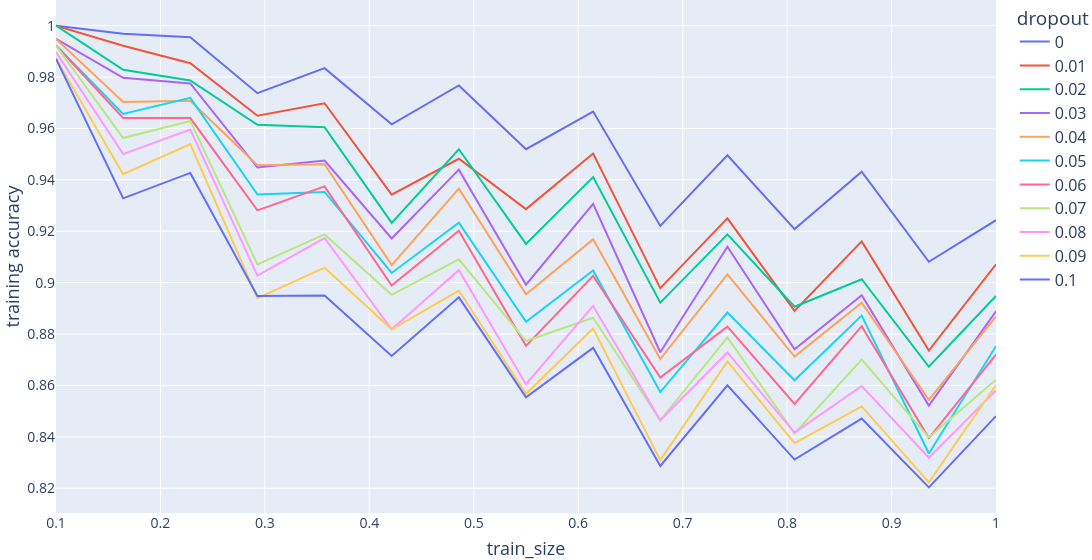
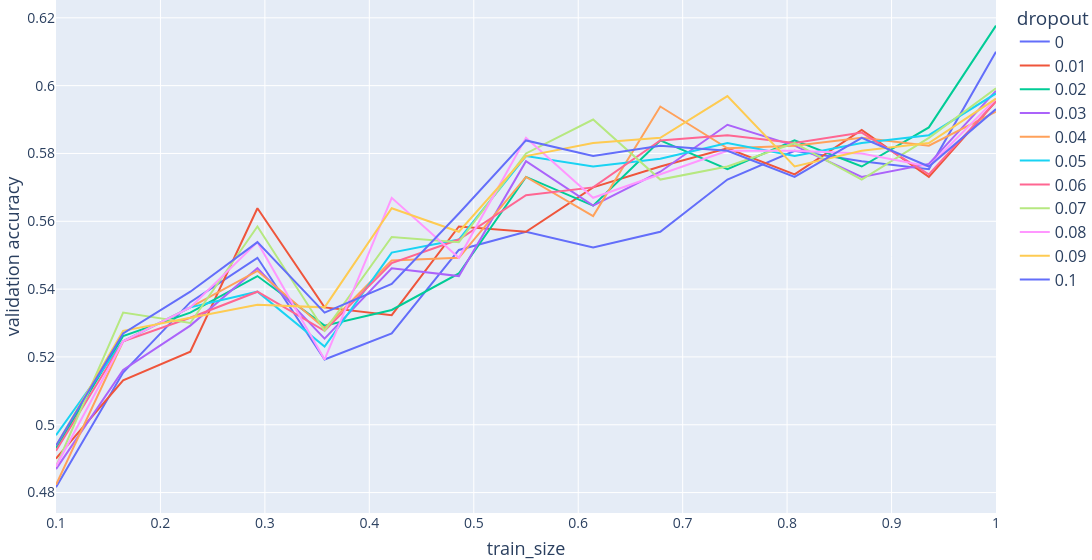

Write notebook code for charts like these, in order.
### Code cell
train_and_plot_learning_curves(
    [
        NN(hidden_layer_sizes=(128, 128), lr=0.0005, weight_decay=0.00001, dropout=0),
        NN(hidden_layer_sizes=(128, 128), lr=0.0005, weight_decay=0.00001, dropout=0.01),
        NN(hidden_layer_sizes=(128, 128), lr=0.0005, weight_decay=0.00001, dropout=0.02),
        NN(hidden_layer_sizes=(128, 128), lr=0.0005, weight_decay=0.00001, dropout=0.03),
        NN(hidden_layer_sizes=(128, 128), lr=0.0005, weight_decay=0.00001, dropout=0.04),
        NN(hidden_layer_sizes=(128, 128), lr=0.0005, weight_decay=0.00001, dropout=0.05),
        NN(hidden_layer_sizes=(128, 128), lr=0.0005, weight_decay=0.00001, dropout=0.06),
        NN(hidden_layer_sizes=(128, 128), lr=0.0005, weight_decay=0.00001, dropout=0.07),
        NN(hidden_layer_sizes=(128, 128), lr=0.0005, weight_decay=0.00001, dropout=0.08),
        NN(hidden_layer_sizes=(128, 128), lr=0.0005, weight_decay=0.00001, dropout=0.09),
        NN(hidden_layer_sizes=(128, 128), lr=0.0005, weight_decay=0.00001, dropout=0.1),
    ],
    wine_X_tr,
    wine_y_tr,
    wine_X_val,
    wine_y_val,
    seed,
    "dropout"
)

### Figure 1 — Plotly figure (JSON) as saved in the notebook; plotly's stock layout.template omitted (floating-point values rounded to 4 significant figures)
{"data": [{"hovertemplate": "dropout=0<br>train_size=%{x}<br>training accuracy=%{y}<extra></extra>", "legendgroup": "0", "line": {"color": "#636efa", "dash": "solid"}, "marker": {"symbol": "circle"}, "mode": "lines", "name": "0", "orientation": "v", "showlegend": true, "type": "scatter", "x": [0.1, 0.1643, 0.2286, 0.2929, 0.3571, 0.4214, 0.4857, 0.55, 0.6143, 0.6786, 0.7429, 0.8071, 0.8714, 0.9357, 1.0], "xaxis": "x", "y": [1.0, 0.9969, 0.9955, 0.9737, 0.9835, 0.9616, 0.9767, 0.9519, 0.9666, 0.9221, 0.9496, 0.9208, 0.9432, 0.9081, 0.9243], "yaxis": "y"}, {"hovertemplate": "dropout=0.01<br>train_size=%{x}<br>training accuracy=%{y}<extra></extra>", "legendgroup": "0.01", "line": {"color": "#EF553B", "dash": "solid"}, "marker": {"symbol": "circle"}, "mode": "lines", "name": "0.01", "orientation": "v", "showlegend": true, "type": "scatter", "x": [0.1, 0.1643, 0.2286, 0.2929, 0.3571, 0.4214, 0.4857, 0.55, 0.6143, 0.6786, 0.7429, 0.8071, 0.8714, 0.9357, 1.0], "xaxis": "x", "y": [1.0, 0.9922, 0.9854, 0.9649, 0.9698, 0.9342, 0.9482, 0.9286, 0.9503, 0.8979, 0.925, 0.889, 0.9161, 0.8736, 0.9071], "yaxis": "y"}, {"hovertemplate": "dropout=0.02<br>train_size=%{x}<br>training accuracy=%{y}<extra></extra>", "legendgroup": "0.02", "line": {"color": "#00cc96", "dash": "solid"}, "marker": {"symbol": "circle"}, "mode": "lines", "name": "0.02", "orientation": "v", "showlegend": true, "type": "scatter", "x": [0.1, 0.1643, 0.2286, 0.2929, 0.3571, 0.4214, 0.4857, 0.55, 0.6143, 0.6786, 0.7429, 0.8071, 0.8714, 0.9357, 1.0], "xaxis": "x", "y": [1.0, 0.9828, 0.9787, 0.9614, 0.9605, 0.9233, 0.9519, 0.9151, 0.9411, 0.8922, 0.9188, 0.8906, 0.9013, 0.8673, 0.8948], "yaxis": "y"}, {"hovertemplate": "dropout=0.03<br>train_size=%{x}<br>training accuracy=%{y}<extra></extra>", "legendgroup": "0.03", "line": {"color": "#ab63fa", "dash": "solid"}, "marker": {"symbol": "circle"}, "mode": "lines", "name": "0.03", "orientation": "v", "showlegend": true, "type": "scatter", "x": [0.1, 0.1643, 0.2286, 0.2929, 0.3571, 0.4214, 0.4857, 0.55, 0.6143, 0.6786, 0.7429, 0.8071, 0.8714, 0.9357, 1.0], "xaxis": "x", "y": [0.9949, 0.9797, 0.9775, 0.9448, 0.9475, 0.9172, 0.944, 0.8992, 0.9306, 0.8729, 0.914, 0.8741, 0.8951, 0.8522, 0.8889], "yaxis": "y"}, {"hovertemplate": "dropout=0.04<br>train_size=%{x}<br>training accuracy=%{y}<extra></extra>", "legendgroup": "0.04", "line": {"color": "#FFA15A", "dash": "solid"}, "marker": {"symbol": "circle"}, "mode": "lines", "name": "0.04", "orientation": "v", "showlegend": true, "type": "scatter", "x": [0.1, 0.1643, 0.2286, 0.2929, 0.3571, 0.4214, 0.4857, 0.55, 0.6143, 0.6786, 0.7429, 0.8071, 0.8714, 0.9357, 1.0], "xaxis": "x", "y": [0.9949, 0.9703, 0.9708, 0.9457, 0.9461, 0.9068, 0.9366, 0.8955, 0.9168, 0.8703, 0.9032, 0.8712, 0.8922, 0.8544, 0.8868], "yaxis": "y"}, {"hovertemplate": "dropout=0.05<br>train_size=%{x}<br>training accuracy=%{y}<extra></extra>", "legendgroup": "0.05", "line": {"color": "#19d3f3", "dash": "solid"}, "marker": {"symbol": "circle"}, "mode": "lines", "name": "0.05", "orientation": "v", "showlegend": true, "type": "scatter", "x": [0.1, 0.1643, 0.2286, 0.2929, 0.3571, 0.4214, 0.4857, 0.55, 0.6143, 0.6786, 0.7429, 0.8071, 0.8714, 0.9357, 1.0], "xaxis": "x", "y": [0.9923, 0.9656, 0.9719, 0.9343, 0.9353, 0.9038, 0.9234, 0.8847, 0.9047, 0.8574, 0.8884, 0.862, 0.8872, 0.8335, 0.8753], "yaxis": "y"}, {"hovertemplate": "dropout=0.06<br>train_size=%{x}<br>training accuracy=%{y}<extra></extra>", "legendgroup": "0.06", "line": {"color": "#FF6692", "dash": "solid"}, "marker": {"symbol": "circle"}, "mode": "lines", "name": "0.06", "orientation": "v", "showlegend": true, "type": "scatter", "x": [0.1, 0.1643, 0.2286, 0.2929, 0.3571, 0.4214, 0.4857, 0.55, 0.6143, 0.6786, 0.7429, 0.8071, 0.8714, 0.9357, 1.0], "xaxis": "x", "y": [0.9923, 0.9641, 0.964, 0.9281, 0.9375, 0.8989, 0.9202, 0.8754, 0.9026, 0.8631, 0.8829, 0.8528, 0.8831, 0.8396, 0.872], "yaxis": "y"}, {"hovertemplate": "dropout=0.07<br>train_size=%{x}<br>training accuracy=%{y}<extra></extra>", "legendgroup": "0.07", "line": {"color": "#B6E880", "dash": "solid"}, "marker": {"symbol": "circle"}, "mode": "lines", "name": "0.07", "orientation": "v", "showlegend": true, "type": "scatter", "x": [0.1, 0.1643, 0.2286, 0.2929, 0.3571, 0.4214, 0.4857, 0.55, 0.6143, 0.6786, 0.7429, 0.8071, 0.8714, 0.9357, 1.0], "xaxis": "x", "y": [0.9923, 0.9563, 0.9629, 0.9071, 0.9188, 0.8952, 0.9091, 0.8773, 0.8863, 0.8464, 0.8787, 0.8413, 0.8701, 0.8398, 0.8622], "yaxis": "y"}, {"hovertemplate": "dropout=0.08<br>train_size=%{x}<br>training accuracy=%{y}<extra></extra>", "legendgroup": "0.08", "line": {"color": "#FF97FF", "dash": "solid"}, "marker": {"symbol": "circle"}, "mode": "lines", "name": "0.08", "orientation": "v", "showlegend": true, "type": "scatter", "x": [0.1, 0.1643, 0.2286, 0.2929, 0.3571, 0.4214, 0.4857, 0.55, 0.6143, 0.6786, 0.7429, 0.8071, 0.8714, 0.9357, 1.0], "xaxis": "x", "y": [0.9897, 0.95, 0.9596, 0.9027, 0.9173, 0.8819, 0.9049, 0.8605, 0.8909, 0.8464, 0.8728, 0.8417, 0.8598, 0.8319, 0.8581], "yaxis": "y"}, {"hovertemplate": "dropout=0.09<br>train_size=%{x}<br>training accuracy=%{y}<extra></extra>", "legendgroup": "0.09", "line": {"color": "#FECB52", "dash": "solid"}, "marker": {"symbol": "circle"}, "mode": "lines", "name": "0.09", "orientation": "v", "showlegend": true, "type": "scatter", "x": [0.1, 0.1643, 0.2286, 0.2929, 0.3571, 0.4214, 0.4857, 0.55, 0.6143, 0.6786, 0.7429, 0.8071, 0.8714, 0.9357, 1.0], "xaxis": "x", "y": [0.9871, 0.9422, 0.9539, 0.894, 0.9058, 0.8819, 0.8969, 0.8567, 0.8822, 0.8309, 0.8694, 0.8375, 0.8518, 0.8223, 0.8601], "yaxis": "y"}, {"hovertemplate": "dropout=0.1<br>train_size=%{x}<br>training accuracy=%{y}<extra></extra>", "legendgroup": "0.1", "line": {"color": "#636efa", "dash": "solid"}, "marker": {"symbol": "circle"}, "mode": "lines", "name": "0.1", "orientation": "v", "showlegend": true, "type": "scatter", "x": [0.1, 0.1643, 0.2286, 0.2929, 0.3571, 0.4214, 0.4857, 0.55, 0.6143, 0.6786, 0.7429, 0.8071, 0.8714, 0.9357, 1.0], "xaxis": "x", "y": [0.9871, 0.9328, 0.9427, 0.8948, 0.895, 0.8715, 0.8943, 0.8553, 0.8746, 0.8287, 0.8601, 0.8312, 0.8471, 0.8204, 0.8481], "yaxis": "y"}], "layout": {"font": {"size": 18}, "legend": {"font": {"size": 16}, "title": {"text": "dropout"}, "tracegroupgap": 0}, "margin": {"b": 0, "l": 0, "r": 0, "t": 0}, "width": 1200, "xaxis": {"anchor": "y", "domain": [0, 1], "tickfont": {"size": 14}, "title": {"font": {"size": 18}, "text": "train_size"}}, "yaxis": {"anchor": "x", "domain": [0, 1], "tickfont": {"size": 14}, "title": {"font": {"size": 18}, "text": "training accuracy"}}}}

### Figure 2 — Plotly figure (JSON) as saved in the notebook; plotly's stock layout.template omitted (floating-point values rounded to 4 significant figures)
{"data": [{"hovertemplate": "dropout=0<br>train_size=%{x}<br>validation accuracy=%{y}<extra></extra>", "legendgroup": "0", "line": {"color": "#636efa", "dash": "solid"}, "marker": {"symbol": "circle"}, "mode": "lines", "name": "0", "orientation": "v", "showlegend": true, "type": "scatter", "x": [0.1, 0.1643, 0.2286, 0.2929, 0.3571, 0.4214, 0.4857, 0.55, 0.6143, 0.6786, 0.7429, 0.8071, 0.8714, 0.9357, 1.0], "xaxis": "x", "y": [0.4815, 0.5154, 0.5362, 0.5492, 0.5192, 0.5269, 0.5515, 0.5569, 0.5523, 0.5569, 0.5723, 0.5808, 0.5777, 0.5754, 0.61], "yaxis": "y"}, {"hovertemplate": "dropout=0.01<br>train_size=%{x}<br>validation accuracy=%{y}<extra></extra>", "legendgroup": "0.01", "line": {"color": "#EF553B", "dash": "solid"}, "marker": {"symbol": "circle"}, "mode": "lines", "name": "0.01", "orientation": "v", "showlegend": true, "type": "scatter", "x": [0.1, 0.1643, 0.2286, 0.2929, 0.3571, 0.4214, 0.4857, 0.55, 0.6143, 0.6786, 0.7429, 0.8071, 0.8714, 0.9357, 1.0], "xaxis": "x", "y": [0.49, 0.5131, 0.5215, 0.5638, 0.5346, 0.5323, 0.5585, 0.5569, 0.57, 0.5762, 0.5815, 0.5738, 0.5869, 0.5731, 0.5954], "yaxis": "y"}, {"hovertemplate": "dropout=0.02<br>train_size=%{x}<br>validation accuracy=%{y}<extra></extra>", "legendgroup": "0.02", "line": {"color": "#00cc96", "dash": "solid"}, "marker": {"symbol": "circle"}, "mode": "lines", "name": "0.02", "orientation": "v", "showlegend": true, "type": "scatter", "x": [0.1, 0.1643, 0.2286, 0.2929, 0.3571, 0.4214, 0.4857, 0.55, 0.6143, 0.6786, 0.7429, 0.8071, 0.8714, 0.9357, 1.0], "xaxis": "x", "y": [0.4931, 0.5262, 0.5331, 0.5438, 0.5292, 0.5338, 0.5446, 0.5731, 0.5646, 0.5838, 0.5754, 0.5838, 0.5762, 0.5877, 0.6177], "yaxis": "y"}, {"hovertemplate": "dropout=0.03<br>train_size=%{x}<br>validation accuracy=%{y}<extra></extra>", "legendgroup": "0.03", "line": {"color": "#ab63fa", "dash": "solid"}, "marker": {"symbol": "circle"}, "mode": "lines", "name": "0.03", "orientation": "v", "showlegend": true, "type": "scatter", "x": [0.1, 0.1643, 0.2286, 0.2929, 0.3571, 0.4214, 0.4857, 0.55, 0.6143, 0.6786, 0.7429, 0.8071, 0.8714, 0.9357, 1.0], "xaxis": "x", "y": [0.4869, 0.5162, 0.5292, 0.5462, 0.5254, 0.5462, 0.5438, 0.5777, 0.5646, 0.5746, 0.5885, 0.5823, 0.5731, 0.5769, 0.5985], "yaxis": "y"}, {"hovertemplate": "dropout=0.04<br>train_size=%{x}<br>validation accuracy=%{y}<extra></extra>", "legendgroup": "0.04", "line": {"color": "#FFA15A", "dash": "solid"}, "marker": {"symbol": "circle"}, "mode": "lines", "name": "0.04", "orientation": "v", "showlegend": true, "type": "scatter", "x": [0.1, 0.1643, 0.2286, 0.2929, 0.3571, 0.4214, 0.4857, 0.55, 0.6143, 0.6786, 0.7429, 0.8071, 0.8714, 0.9357, 1.0], "xaxis": "x", "y": [0.4823, 0.5246, 0.5346, 0.5454, 0.5285, 0.5485, 0.5492, 0.5731, 0.5615, 0.5938, 0.5815, 0.5823, 0.5846, 0.5823, 0.5923], "yaxis": "y"}, {"hovertemplate": "dropout=0.05<br>train_size=%{x}<br>validation accuracy=%{y}<extra></extra>", "legendgroup": "0.05", "line": {"color": "#19d3f3", "dash": "solid"}, "marker": {"symbol": "circle"}, "mode": "lines", "name": "0.05", "orientation": "v", "showlegend": true, "type": "scatter", "x": [0.1, 0.1643, 0.2286, 0.2929, 0.3571, 0.4214, 0.4857, 0.55, 0.6143, 0.6786, 0.7429, 0.8071, 0.8714, 0.9357, 1.0], "xaxis": "x", "y": [0.4969, 0.5246, 0.5346, 0.5392, 0.5231, 0.5508, 0.5546, 0.5792, 0.5762, 0.5785, 0.5831, 0.5792, 0.5831, 0.5854, 0.5977], "yaxis": "y"}, {"hovertemplate": "dropout=0.06<br>train_size=%{x}<br>validation accuracy=%{y}<extra></extra>", "legendgroup": "0.06", "line": {"color": "#FF6692", "dash": "solid"}, "marker": {"symbol": "circle"}, "mode": "lines", "name": "0.06", "orientation": "v", "showlegend": true, "type": "scatter", "x": [0.1, 0.1643, 0.2286, 0.2929, 0.3571, 0.4214, 0.4857, 0.55, 0.6143, 0.6786, 0.7429, 0.8071, 0.8714, 0.9357, 1.0], "xaxis": "x", "y": [0.4923, 0.5246, 0.5315, 0.5392, 0.5277, 0.5477, 0.5546, 0.5677, 0.57, 0.5838, 0.5854, 0.5831, 0.5862, 0.5738, 0.5954], "yaxis": "y"}, {"hovertemplate": "dropout=0.07<br>train_size=%{x}<br>validation accuracy=%{y}<extra></extra>", "legendgroup": "0.07", "line": {"color": "#B6E880", "dash": "solid"}, "marker": {"symbol": "circle"}, "mode": "lines", "name": "0.07", "orientation": "v", "showlegend": true, "type": "scatter", "x": [0.1, 0.1643, 0.2286, 0.2929, 0.3571, 0.4214, 0.4857, 0.55, 0.6143, 0.6786, 0.7429, 0.8071, 0.8714, 0.9357, 1.0], "xaxis": "x", "y": [0.4877, 0.5331, 0.53, 0.5585, 0.5277, 0.5554, 0.5538, 0.58, 0.59, 0.5723, 0.5762, 0.5831, 0.5723, 0.5846, 0.5992], "yaxis": "y"}, {"hovertemplate": "dropout=0.08<br>train_size=%{x}<br>validation accuracy=%{y}<extra></extra>", "legendgroup": "0.08", "line": {"color": "#FF97FF", "dash": "solid"}, "marker": {"symbol": "circle"}, "mode": "lines", "name": "0.08", "orientation": "v", "showlegend": true, "type": "scatter", "x": [0.1, 0.1643, 0.2286, 0.2929, 0.3571, 0.4214, 0.4857, 0.55, 0.6143, 0.6786, 0.7429, 0.8071, 0.8714, 0.9357, 1.0], "xaxis": "x", "y": [0.4877, 0.5246, 0.5346, 0.5538, 0.5192, 0.5669, 0.5492, 0.5846, 0.5669, 0.5738, 0.5808, 0.5808, 0.58, 0.5762, 0.5962], "yaxis": "y"}, {"hovertemplate": "dropout=0.09<br>train_size=%{x}<br>validation accuracy=%{y}<extra></extra>", "legendgroup": "0.09", "line": {"color": "#FECB52", "dash": "solid"}, "marker": {"symbol": "circle"}, "mode": "lines", "name": "0.09", "orientation": "v", "showlegend": true, "type": "scatter", "x": [0.1, 0.1643, 0.2286, 0.2929, 0.3571, 0.4214, 0.4857, 0.55, 0.6143, 0.6786, 0.7429, 0.8071, 0.8714, 0.9357, 1.0], "xaxis": "x", "y": [0.4938, 0.5277, 0.5315, 0.5354, 0.5346, 0.5638, 0.5569, 0.5792, 0.5831, 0.5846, 0.5969, 0.5762, 0.5808, 0.5831, 0.5962], "yaxis": "y"}, {"hovertemplate": "dropout=0.1<br>train_size=%{x}<br>validation accuracy=%{y}<extra></extra>", "legendgroup": "0.1", "line": {"color": "#636efa", "dash": "solid"}, "marker": {"symbol": "circle"}, "mode": "lines", "name": "0.1", "orientation": "v", "showlegend": true, "type": "scatter", "x": [0.1, 0.1643, 0.2286, 0.2929, 0.3571, 0.4214, 0.4857, 0.55, 0.6143, 0.6786, 0.7429, 0.8071, 0.8714, 0.9357, 1.0], "xaxis": "x", "y": [0.4938, 0.5269, 0.5392, 0.5538, 0.5331, 0.5415, 0.5623, 0.5838, 0.5792, 0.5823, 0.5808, 0.5731, 0.5846, 0.5762, 0.5931], "yaxis": "y"}], "layout": {"font": {"size": 18}, "legend": {"font": {"size": 16}, "title": {"text": "dropout"}, "tracegroupgap": 0}, "margin": {"b": 0, "l": 0, "r": 0, "t": 0}, "width": 1200, "xaxis": {"anchor": "y", "domain": [0, 1], "tickfont": {"size": 14}, "title": {"font": {"size": 18}, "text": "train_size"}}, "yaxis": {"anchor": "x", "domain": [0, 1], "tickfont": {"size": 14}, "title": {"font": {"size": 18}, "text": "validation accuracy"}}}}
